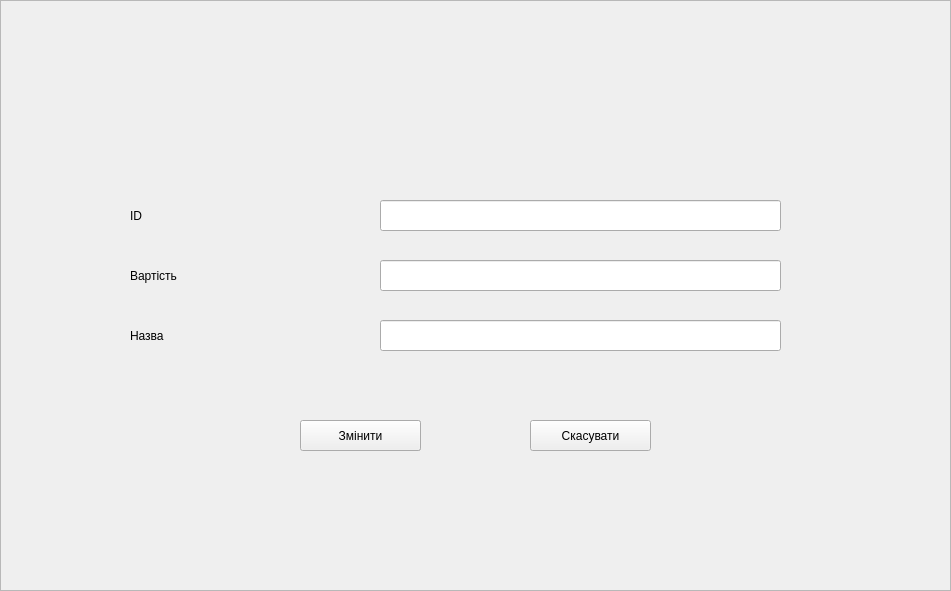
   <widget class="QFrame" name="Edit_medicines">
    <property name="geometry">
     <rect>
      <x>-10</x>
      <y>-11</y>
      <width>951</width>
      <height>591</height>
     </rect>
    </property>
    <property name="frameShape">
     <enum>QFrame::StyledPanel</enum>
    </property>
    <property name="frameShadow">
     <enum>QFrame::Raised</enum>
    </property>
    <widget class="QLabel" name="label_16">
     <property name="geometry">
      <rect>
       <x>6</x>
       <y>2</y>
       <width>951</width>
       <height>591</height>
      </rect>
     </property>
     <property name="styleSheet">
      <string notr="true">background-image: url(:/bac_image/cabinet.jpg);</string>
     </property>
     <property name="text">
      <string/>
     </property>
    </widget>
    <widget class="QLineEdit" name="lineEdit_8">
     <property name="geometry">
      <rect>
       <x>380</x>
       <y>200</y>
       <width>401</width>
       <height>31</height>
      </rect>
     </property>
    </widget>
    <widget class="QLineEdit" name="lineEdit_9">
     <property name="geometry">
      <rect>
       <x>380</x>
       <y>260</y>
       <width>401</width>
       <height>31</height>
      </rect>
     </property>
    </widget>
    <widget class="QLineEdit" name="lineEdit_10">
     <property name="geometry">
      <rect>
       <x>380</x>
       <y>320</y>
       <width>401</width>
       <height>31</height>
      </rect>
     </property>
    </widget>
    <widget class="QLabel" name="label_17">
     <property name="geometry">
      <rect>
       <x>130</x>
       <y>200</y>
       <width>221</width>
       <height>31</height>
      </rect>
     </property>
     <property name="styleSheet">
      <string notr="true">background-color: #FFD40D;
border-style: outset; border-width: 3px;
border-radius: 10px; border-color: #FFFF50;
font: bold 14px;
font: 14pt \&quot;Segoe Print\&quot;;</string>
     </property>
     <property name="text">
      <string>ID</string>
     </property>
    </widget>
    <widget class="QLabel" name="label_18">
     <property name="geometry">
      <rect>
       <x>130</x>
       <y>260</y>
       <width>221</width>
       <height>31</height>
      </rect>
     </property>
     <property name="styleSheet">
      <string notr="true">background-color: #FFD40D;
border-style: outset; border-width: 3px;
border-radius: 10px; border-color: #FFFF50;
font: bold 14px;
font: 14pt \&quot;Segoe Print\&quot;;</string>
     </property>
     <property name="text">
      <string>Вартість</string>
     </property>
    </widget>
    <widget class="QLabel" name="label_19">
     <property name="geometry">
      <rect>
       <x>130</x>
       <y>320</y>
       <width>221</width>
       <height>31</height>
      </rect>
     </property>
     <property name="styleSheet">
      <string notr="true">background-color: #FFD40D;
border-style: outset; border-width: 3px;
border-radius: 10px; border-color: #FFFF50;
font: bold 14px;
font: 14pt \&quot;Segoe Print\&quot;;</string>
     </property>
     <property name="text">
      <string>Назва</string>
     </property>
    </widget>
    <widget class="QPushButton" name="pushButton_add_med">
     <property name="geometry">
      <rect>
       <x>310</x>
       <y>420</y>
       <width>111</width>
       <height>31</height>
      </rect>
     </property>
     <property name="styleSheet">
      <string notr="true">background-color: #FFD40D;
border-style: outset; border-width: 3px;
border-radius: 10px; border-color: #FFFF50;
font: bold 14px;
font: 14pt \&quot;Segoe Print\&quot;;</string>
     </property>
     <property name="text">
      <string>Додати</string>
     </property>
    </widget>
    <widget class="QPushButton" name="pushButton_med_canc">
     <property name="geometry">
      <rect>
       <x>530</x>
       <y>420</y>
       <width>121</width>
       <height>31</height>
      </rect>
     </property>
     <property name="styleSheet">
      <string notr="true">background-color: #FFD40D;
border-style: outset; border-width: 3px;
border-radius: 10px; border-color: #FFFF50;
font: bold 14px;
font: 14pt \&quot;Segoe Print\&quot;;</string>
     </property>
     <property name="text">
      <string>Скасувати</string>
     </property>
    </widget>
    <widget class="QPushButton" name="pushButton_edit_med">
     <property name="geometry">
      <rect>
       <x>300</x>
       <y>420</y>
       <width>121</width>
       <height>31</height>
      </rect>
     </property>
     <property name="styleSheet">
      <string notr="true">background-color: #FFD40D;
border-style: outset; border-width: 3px;
border-radius: 10px; border-color: #FFFF50;
font: bold 14px;
font: 14pt \&quot;Segoe Print\&quot;;</string>
     </property>
     <property name="text">
      <string>Змінити</string>
     </property>
    </widget>
   </widget>
